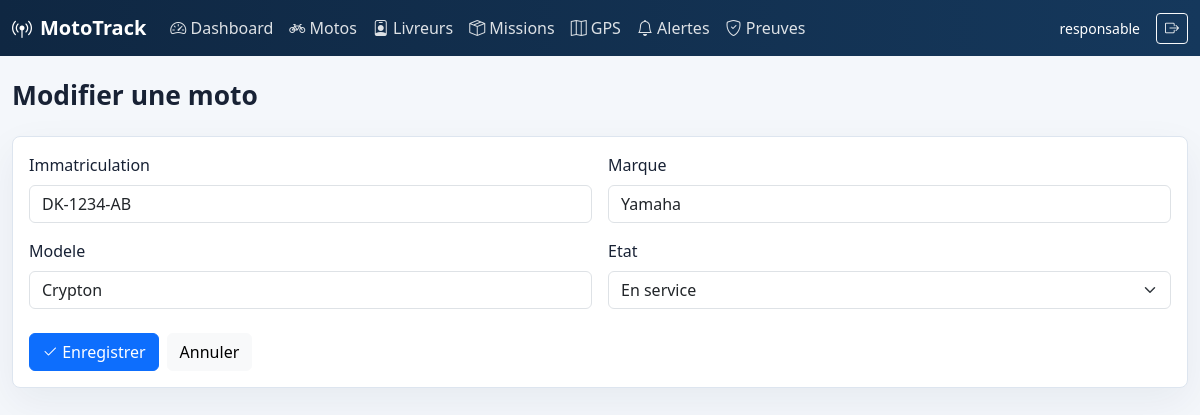
The page /motos/1/modifier/ (signed in) on the database its author committed.
### parc/models.py (models this page shows, shortened)
class Moto(models.Model):
    ETAT_CHOICES = [
        ("disponible", "Disponible"),
        ("en_service", "En service"),
        ("maintenance", "Maintenance"),
        ("hors_service", "Hors service"),
    ]
    immatriculation = models.CharField(max_length=50, unique=True)
    marque = models.CharField(max_length=100)
    modele = models.CharField(max_length=100, blank=True)
    etat = models.CharField(max_length=20, choices=ETAT_CHOICES, default="disponible")
    class Meta:
        ordering = ["immatriculation"]

### parc/views.py (the view)
# urls.py: path("motos/<int:pk>/modifier/", views.moto_update, name="moto_update"),
@responsable_required
def moto_update(request, pk):
    moto = get_object_or_404(Moto, pk=pk)
    form = MotoForm(request.POST or None, instance=moto)
    if form.is_valid():
        form.save()
        messages.success(request, "Moto modifiee avec succes.")
        return redirect("moto_list")
    return render(request, "parc/form.html", {"form": form, "title": "Modifier une moto"})

### parc/forms.py
class MotoForm(BootstrapFormMixin, forms.ModelForm):
    class Meta:
        model = Moto
        fields = ["immatriculation", "marque", "modele", "etat"]

### parc/views.py (called while the page is built)
def responsable_required(view_func):
    @wraps(view_func)
    @login_required
    def wrapper(request, *args, **kwargs):
        if request.user.is_staff or request.user.is_superuser:
            return view_func(request, *args, **kwargs)
        if hasattr(request.user, "profil_livreur"):
            return redirect("livreur_dashboard")
        messages.error(request, "Votre compte n'a pas acces a l'espace responsable.")
        return redirect("login")
    return wrapper

### templates/parc/form.html (shortened to what this page needs)
{% extends "base.html" %}
{% block content %}
<div class="page-heading"><h1>{{ title }}</h1></div>
<div class="panel form-panel">
    <form method="post" enctype="multipart/form-data">
        <div class="row g-3">
            {% for field in form %}
                <div class="col-md-6">
                    <label class="form-label" for="{{ field.id_for_label }}">{{ field.label }}</label>
                    {{ field }}
                </div>
            {% endfor %}
        </div>
        <div class="mt-4 d-flex gap-2">
            <button class="btn btn-primary" type="submit"><i class="bi bi-check2"></i> Enregistrer</button>
            <a class="btn btn-light" href="javascript:history.back()">Annuler</a>
        </div>
    </form>
</div>
{% endblock %}

### templates/base.html (shortened to what this page needs)
{% load static %}
<!doctype html>
<html lang="fr">
<head>
    <link href="https://cdn.jsdelivr.net/npm/bootstrap@5.3.3/dist/css/bootstrap.min.css" rel="stylesheet">
    <link href="https://cdn.jsdelivr.net/npm/bootstrap-icons@1.11.3/font/bootstrap-icons.css" rel="stylesheet">
    <link rel="stylesheet" href="https://unpkg.com/leaflet@1.9.4/dist/leaflet.css">
    <link rel="stylesheet" href="{% static 'css/mototrack.css' %}">
</head>
<body>
{% if user.is_authenticated %}
<nav class="navbar navbar-expand-lg app-navbar">
    <div class="container-fluid">
        <a class="navbar-brand fw-bold" href="{% url 'dashboard' %}">
            <i class="bi bi-broadcast-pin me-2"></i>MotoTrack
        </a>
        <div class="collapse navbar-collapse" id="navbarNav">
            <ul class="navbar-nav me-auto">
                {% if user.is_staff or user.is_superuser %}
                    <li class="nav-item"><a class="nav-link" href="{% url 'dashboard' %}"><i class="bi bi-speedometer2"></i> Dashboard</a></li>
                    <li class="nav-item"><a class="nav-link" href="{% url 'moto_list' %}"><i class="bi bi-bicycle"></i> Motos</a></li>
                    <li class="nav-item"><a class="nav-link" href="{% url 'livreur_list' %}"><i class="bi bi-person-badge"></i> Livreurs</a></li>
                    <li class="nav-item"><a class="nav-link" href="{% url 'mission_list' %}"><i class="bi bi-box-seam"></i> Missions</a></li>
                    <li class="nav-item"><a class="nav-link" href="{% url 'carte_gps' %}"><i class="bi bi-map"></i> GPS</a></li>
                    <li class="nav-item"><a class="nav-link" href="{% url 'alerte_list' %}"><i class="bi bi-bell"></i> Alertes</a></li>
                    <li class="nav-item"><a class="nav-link" href="{% url 'preuve_list' %}"><i class="bi bi-shield-check"></i> Preuves</a></li>
                {% else %}
                    <li class="nav-item"><a class="nav-link" href="{% url 'livreur_dashboard' %}"><i class="bi bi-phone"></i> Mes missions</a></li>
                {% endif %}
            </ul>
            <span class="navbar-text me-3 small">{{ user.username }}</span>
            <form method="post" action="{% url 'logout' %}">
                <button class="btn btn-outline-light btn-sm" type="submit"><i class="bi bi-box-arrow-right"></i></button>
            </form>
        </div>
    </div>
</nav>
{% endif %}
<main class="container-fluid app-shell py-4">
    {% block content %}{% endblock %}
</main>
</body>
</html>

### static/css/mototrack.css (style rules this page uses)
:root { --navy: #0f2742; --navy-2: #15385c; --green: #18a058; --orange: #f59e0b; --bg: #f4f7fb; --line: #dde5ef; }
body { background: var(--bg); color: #182235; }
.app-navbar { background: linear-gradient(90deg, var(--navy), var(--navy-2)); }
.app-navbar .navbar-brand, .app-navbar .nav-link, .app-navbar .navbar-text { color: #fff; }
.app-navbar .nav-link { opacity: .86; }
.app-shell { max-width: 1440px; }
.page-heading { align-items: center; display: flex; justify-content: space-between; gap: 1rem; margin-bottom: 1.5rem; }
.page-heading h1 { font-size: 1.65rem; font-weight: 800; margin: 0; }
.panel, .stat-card, .login-panel { background: #fff; border: 1px solid var(--line); border-radius: 8px; box-shadow: 0 14px 40px rgba(15, 39, 66, .06); }
.panel { padding: 1rem; }

### rows shown on the page
Moto: form "DK-1234-AB" "Yamaha" "Crypton" "En service"

### other values the page prints
{{ user.username }} "responsable"
{{ title }} "Modifier une moto"
{{ field.label }} "Immatriculation" "Marque" "Modele" "Etat"
